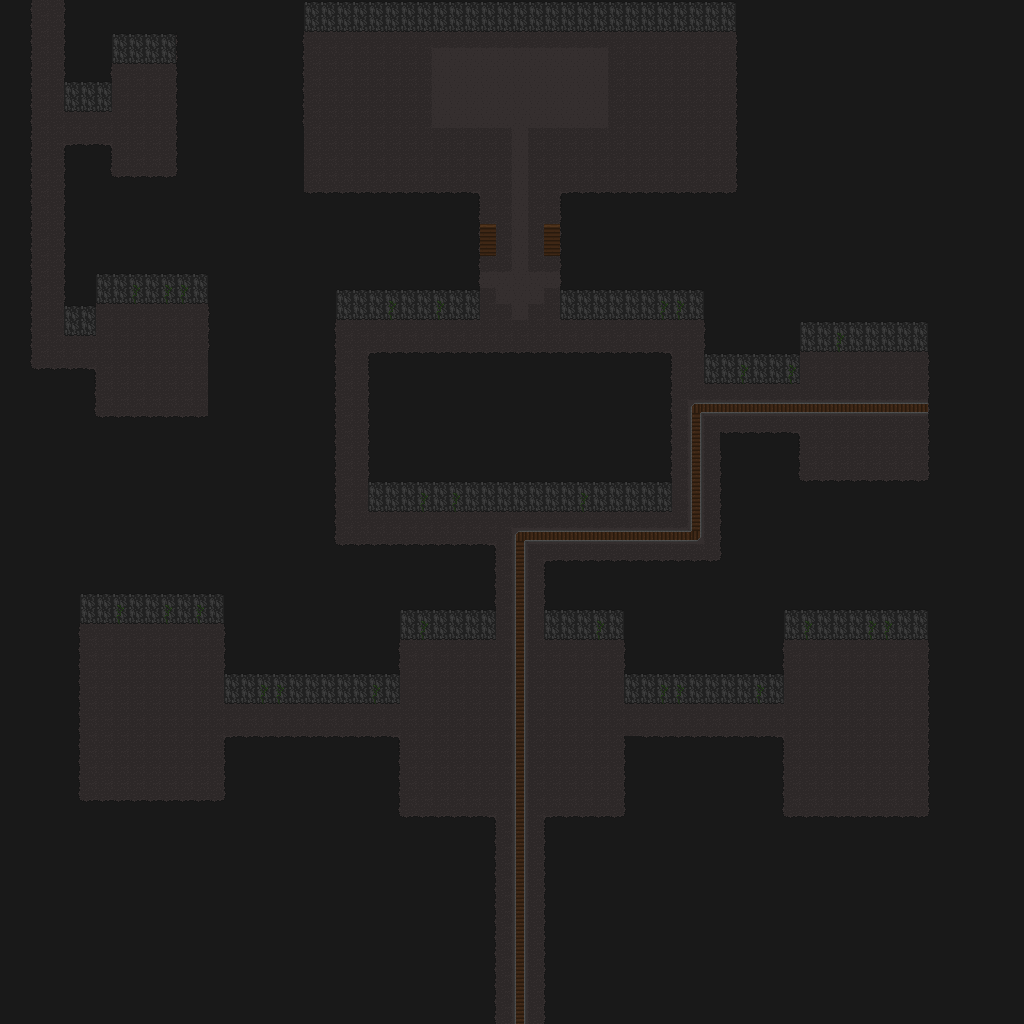

This is a level from a 2D game, rendered from its Tiled map with the project's own tilesets. A one-line summary and the map file follow, with tile-layer data summarised:
An orthogonal 64x64 tile map with 16x16 px tiles, 2 tile layers (Layer 1, Collision Layer) and 33 objects (10x Torch, 8x Barrel, 5x Skeleton, 3x Rock, 2x Goblin, ...).

<map version="1.2" tiledversion="1.2.3536" orientation="orthogonal" renderorder="right-down" width="64" height="64" tilewidth="16" tileheight="16" infinite="0" nextlayerid="4" nextobjectid="50">
 <tileset firstgid="1" source="tileset_2.tsx" />
 <layer id="1" name="Layer 1" width="64" height="64">
  <data>[4096 cells, 4096 non-empty, 7 distinct tile ids]</data>
 </layer>
 <layer id="2" name="Collision Layer" width="64" height="64">
  <data>[4096 cells, 636 non-empty, 11 distinct tile ids]</data>
 </layer>
 <objectgroup id="3" name="Object Layer 1">
  <object id="1" name="Skeleton" x="94.75" y="783.667" />
  <object id="2" name="Skeleton" x="97.6667" y="640.25" />
  <object id="5" name="Torch" x="477.5" y="623" />
  <object id="6" name="Torch" x="567.083" y="625" />
  <object id="7" name="Goblin" x="850.833" y="683.917" />
  <object id="8" name="Goblin" x="849.5" y="744.25" />
  <object id="16" name="Torch" x="309.333" y="687.333" />
  <object id="17" name="Torch" x="709.667" y="689.667" />
  <object id="18" name="Torch" x="518.25" y="496.75" />
  <object id="19" name="Torch" x="861.818" y="337.091" />
  <object id="20" name="Chest" x="861.5" y="370" />
  <object id="21" name="Torch" x="768.182" y="368" />
  <object id="22" name="Torch" x="153" y="288.5" />
  <object id="26" name="Skeleton" x="203" y="639.333" />
  <object id="27" name="Skeleton" x="205" y="784.667" />
  <object id="28" name="Barrel" x="802.5" y="656" />
  <object id="29" name="Barrel" x="911.75" y="655.75" />
  <object id="30" name="Barrel" x="800.5" y="799.5" />
  <object id="31" name="Barrel" x="911.25" y="799.75" />
  <object id="32" name="Barrel" x="112.75" y="319.25" />
  <object id="33" name="Barrel" x="191.25" y="319.5" />
  <object id="34" name="Barrel" x="112.25" y="399.25" />
  <object id="35" name="Barrel" x="815.333" y="464.667" />
  <object id="36" name="Torch" x="486.25" y="238.25" />
  <object id="37" name="Torch" x="552.667" y="241.417" />
  <object id="38" name="Skeleton" x="496.167" y="778.25" />
  <object id="39" name="Level_1" type="teleporter" x="521.091" y="1007.64">
   <properties>
    <property name="targetX" type="float" value="984" />
    <property name="targetY" type="float" value="120" />
   </properties>
  </object>
  <object id="43" name="Boss" x="519.272" y="42.7273" />
  <object id="44" name="Gate" x="520" y="240.75" />
  <object id="45" name="Rock" x="494.75" y="307" />
  <object id="47" name="Rock" x="520" y="303" />
  <object id="48" name="Rock" x="545.5" y="308" />
  <object id="49" name="Level_1C" type="teleporter" x="47.8182" y="13.0909" />
 </objectgroup>
</map>
